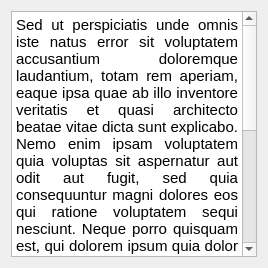
<?xml version="1.0" encoding="UTF-8"?>
<ui version="4.0">
 <class>Widget</class>
 <widget class="QWidget" name="Widget">
  <property name="geometry">
   <rect>
    <x>0</x>
    <y>0</y>
    <width>268</width>
    <height>268</height>
   </rect>
  </property>
  <property name="sizeIncrement">
   <size>
    <width>5</width>
    <height>5</height>
   </size>
  </property>
  <property name="baseSize">
   <size>
    <width>100</width>
    <height>100</height>
   </size>
  </property>
  <property name="windowTitle">
   <string>Widget</string>
  </property>
  <layout class="QHBoxLayout" name="horizontalLayout">
   <item>
    <widget class="QTextBrowser" name="textBrowser">
     <property name="html">
      <string>&lt;!DOCTYPE HTML PUBLIC &quot;-//W3C//DTD HTML 4.0//EN&quot; &quot;http://www.w3.org/TR/REC-html40/strict.dtd&quot;&gt;
&lt;html&gt;&lt;head&gt;&lt;meta name=&quot;qrichtext&quot; content=&quot;1&quot; /&gt;&lt;style type=&quot;text/css&quot;&gt;
p, li { white-space: pre-wrap; }
&lt;/style&gt;&lt;/head&gt;&lt;body style=&quot; font-family:'Ubuntu'; font-size:10pt; font-weight:400; font-style:normal;&quot;&gt;
&lt;p align=&quot;justify&quot; style=&quot; margin-top:0px; margin-bottom:0px; margin-left:0px; margin-right:0px; -qt-block-indent:0; text-indent:0px;&quot;&gt;&lt;span style=&quot; font-family:'Open Sans,Arial,sans-serif'; font-size:11pt; color:#000000; background-color:#ffffff;&quot;&gt;Sed ut perspiciatis unde omnis iste natus error sit voluptatem accusantium doloremque laudantium, totam rem aperiam, eaque ipsa quae ab illo inventore veritatis et quasi architecto beatae vitae dicta sunt explicabo. Nemo enim ipsam voluptatem quia voluptas sit aspernatur aut odit aut fugit, sed quia consequuntur magni dolores eos qui ratione voluptatem sequi nesciunt. Neque porro quisquam est, qui dolorem ipsum quia dolor sit amet, consectetur, adipisci velit, sed quia non numquam eius modi tempora incidunt ut labore et dolore magnam aliquam quaerat voluptatem. Ut enim ad minima veniam, quis nostrum exercitationem ullam corporis suscipit laboriosam, nisi ut aliquid ex ea commodi consequatur? Quis autem vel eum iure reprehenderit qui in ea voluptate velit esse quam nihil molestiae consequatur, vel illum qui dolorem eum fugiat quo voluptas nulla pariatur?&lt;/span&gt;&lt;/p&gt;&lt;/body&gt;&lt;/html&gt;</string>
     </property>
    </widget>
   </item>
  </layout>
 </widget>
 <layoutdefault spacing="6" margin="11"/>
 <resources/>
 <connections/>
</ui>
